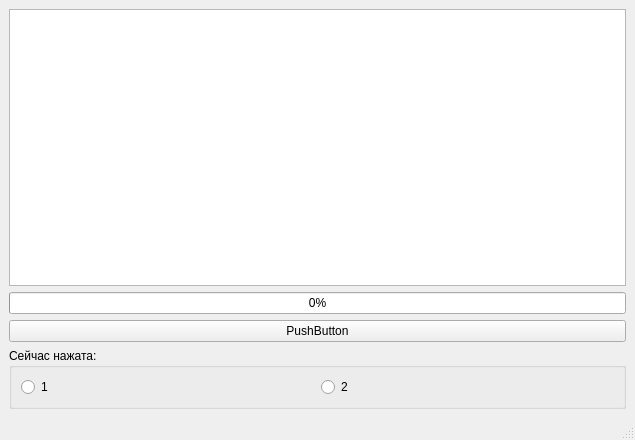
<?xml version="1.0" encoding="UTF-8"?>
<ui version="4.0">
 <class>MainWindow</class>
 <widget class="QMainWindow" name="MainWindow">
  <property name="geometry">
   <rect>
    <x>0</x>
    <y>0</y>
    <width>635</width>
    <height>440</height>
   </rect>
  </property>
  <property name="windowTitle">
   <string>MainWindow</string>
  </property>
  <widget class="QWidget" name="centralwidget">
   <layout class="QVBoxLayout" name="verticalLayout_2">
    <item>
     <layout class="QVBoxLayout" name="verticalLayout">
      <item>
       <widget class="QListWidget" name="LW"/>
      </item>
      <item>
       <widget class="QProgressBar" name="prBar">
        <property name="value">
         <number>0</number>
        </property>
        <property name="orientation">
         <enum>Qt::Horizontal</enum>
        </property>
       </widget>
      </item>
      <item>
       <widget class="QPushButton" name="pButton">
        <property name="autoFillBackground">
         <bool>false</bool>
        </property>
        <property name="text">
         <string>PushButton</string>
        </property>
        <property name="checkable">
         <bool>true</bool>
        </property>
        <property name="default">
         <bool>false</bool>
        </property>
       </widget>
      </item>
     </layout>
    </item>
    <item>
     <widget class="QGroupBox" name="gr01">
      <property name="mouseTracking">
       <bool>true</bool>
      </property>
      <property name="title">
       <string>Сейчас нажата:</string>
      </property>
      <layout class="QHBoxLayout" name="horizontalLayout">
       <item>
        <widget class="QRadioButton" name="rButton">
         <property name="text">
          <string>1</string>
         </property>
        </widget>
       </item>
       <item>
        <widget class="QRadioButton" name="rButton_2">
         <property name="text">
          <string>2</string>
         </property>
        </widget>
       </item>
      </layout>
     </widget>
    </item>
   </layout>
  </widget>
  <widget class="QStatusBar" name="statusbar"/>
 </widget>
 <resources/>
 <connections>
  <connection>
   <sender>pButton</sender>
   <signal>toggled(bool)</signal>
   <receiver>prBar</receiver>
   <slot>reset()</slot>
   <hints>
    <hint type="sourcelabel">
     <x>116</x>
     <y>293</y>
    </hint>
    <hint type="destinationlabel">
     <x>14</x>
     <y>242</y>
    </hint>
   </hints>
  </connection>
 </connections>
</ui>
